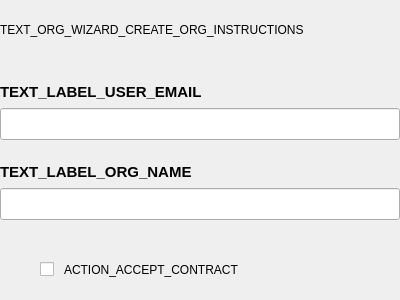
<?xml version="1.0" encoding="UTF-8"?>
<ui version="4.0">
 <class>CreateOrgWebsiteWidget</class>
 <widget class="QWidget" name="CreateOrgWebsiteWidget">
  <property name="geometry">
   <rect>
    <x>0</x>
    <y>0</y>
    <width>400</width>
    <height>300</height>
   </rect>
  </property>
  <property name="windowTitle">
   <string>Form</string>
  </property>
  <layout class="QVBoxLayout" name="verticalLayout">
   <property name="spacing">
    <number>20</number>
   </property>
   <property name="leftMargin">
    <number>0</number>
   </property>
   <property name="topMargin">
    <number>0</number>
   </property>
   <property name="rightMargin">
    <number>0</number>
   </property>
   <property name="bottomMargin">
    <number>0</number>
   </property>
   <item>
    <widget class="QLabel" name="label">
     <property name="text">
      <string>TEXT_ORG_WIZARD_CREATE_ORG_INSTRUCTIONS</string>
     </property>
     <property name="wordWrap">
      <bool>true</bool>
     </property>
    </widget>
   </item>
   <item>
    <layout class="QVBoxLayout" name="verticalLayout_5">
     <property name="spacing">
      <number>5</number>
     </property>
     <item>
      <widget class="QLabel" name="label_user_email">
       <property name="font">
        <font>
         <pointsize>11</pointsize>
         <weight>75</weight>
         <bold>true</bold>
        </font>
       </property>
       <property name="text">
        <string>TEXT_LABEL_USER_EMAIL</string>
       </property>
       <property name="alignment">
        <set>Qt::AlignLeading|Qt::AlignLeft|Qt::AlignVCenter</set>
       </property>
      </widget>
     </item>
     <item>
      <widget class="QLineEdit" name="line_edit_user_email">
       <property name="minimumSize">
        <size>
         <width>0</width>
         <height>32</height>
        </size>
       </property>
       <property name="font">
        <font>
         <pointsize>12</pointsize>
        </font>
       </property>
       <property name="placeholderText">
        <string/>
       </property>
      </widget>
     </item>
    </layout>
   </item>
   <item>
    <layout class="QVBoxLayout" name="verticalLayout_7">
     <property name="spacing">
      <number>5</number>
     </property>
     <item>
      <widget class="QLabel" name="label_org_name">
       <property name="font">
        <font>
         <pointsize>11</pointsize>
         <weight>75</weight>
         <bold>true</bold>
        </font>
       </property>
       <property name="text">
        <string>TEXT_LABEL_ORG_NAME</string>
       </property>
       <property name="alignment">
        <set>Qt::AlignLeading|Qt::AlignLeft|Qt::AlignVCenter</set>
       </property>
      </widget>
     </item>
     <item>
      <widget class="QLineEdit" name="line_edit_org_name">
       <property name="minimumSize">
        <size>
         <width>0</width>
         <height>32</height>
        </size>
       </property>
       <property name="font">
        <font>
         <pointsize>12</pointsize>
        </font>
       </property>
       <property name="placeholderText">
        <string/>
       </property>
      </widget>
     </item>
    </layout>
   </item>
   <item>
    <layout class="QHBoxLayout" name="horizontalLayout">
     <property name="spacing">
      <number>10</number>
     </property>
     <property name="leftMargin">
      <number>0</number>
     </property>
     <item>
      <spacer name="horizontalSpacer">
       <property name="orientation">
        <enum>Qt::Horizontal</enum>
       </property>
       <property name="sizeType">
        <enum>QSizePolicy::Preferred</enum>
       </property>
       <property name="sizeHint" stdset="0">
        <size>
         <width>40</width>
         <height>20</height>
        </size>
       </property>
      </spacer>
     </item>
     <item>
      <widget class="QCheckBox" name="check_accept_contract">
       <property name="minimumSize">
        <size>
         <width>0</width>
         <height>0</height>
        </size>
       </property>
       <property name="maximumSize">
        <size>
         <width>16777215</width>
         <height>16777215</height>
        </size>
       </property>
       <property name="text">
        <string/>
       </property>
      </widget>
     </item>
     <item>
      <widget class="QLabel" name="label_2">
       <property name="sizePolicy">
        <sizepolicy hsizetype="Expanding" vsizetype="Preferred">
         <horstretch>0</horstretch>
         <verstretch>0</verstretch>
        </sizepolicy>
       </property>
       <property name="minimumSize">
        <size>
         <width>0</width>
         <height>0</height>
        </size>
       </property>
       <property name="maximumSize">
        <size>
         <width>16777215</width>
         <height>16777215</height>
        </size>
       </property>
       <property name="text">
        <string>ACTION_ACCEPT_CONTRACT</string>
       </property>
       <property name="textFormat">
        <enum>Qt::RichText</enum>
       </property>
       <property name="wordWrap">
        <bool>true</bool>
       </property>
       <property name="openExternalLinks">
        <bool>true</bool>
       </property>
      </widget>
     </item>
    </layout>
   </item>
  </layout>
 </widget>
 <resources/>
 <connections/>
</ui>
